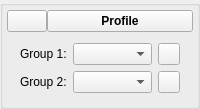
              <widget class="QGroupBox" name="groupGroupProfile">
               <property name="title">
                <string/>
               </property>
               <property name="flat">
                <bool>false</bool>
               </property>
               <layout class="QVBoxLayout" name="verticalLayout_15">
                <property name="spacing">
                 <number>2</number>
                </property>
                <property name="margin">
                 <number>4</number>
                </property>
                <item>
                 <layout class="QHBoxLayout" name="horizontalLayout_25">
                  <property name="spacing">
                   <number>0</number>
                  </property>
                  <item>
                   <widget class="QPushButton" name="btnGroupProfileArrow">
                    <property name="text">
                     <string/>
                    </property>
                    <property name="icon">
                     <iconset>
                      <normaloff>icons/downArrow.png</normaloff>icons/downArrow.png</iconset>
                    </property>
                   </widget>
                  </item>
                  <item>
                   <widget class="QPushButton" name="btnGroupProfileTab">
                    <property name="sizePolicy">
                     <sizepolicy hsizetype="Expanding" vsizetype="Fixed">
                      <horstretch>1</horstretch>
                      <verstretch>0</verstretch>
                     </sizepolicy>
                    </property>
                    <property name="minimumSize">
                     <size>
                      <width>0</width>
                      <height>0</height>
                     </size>
                    </property>
                    <property name="maximumSize">
                     <size>
                      <width>16777215</width>
                      <height>16777215</height>
                     </size>
                    </property>
                    <property name="baseSize">
                     <size>
                      <width>0</width>
                      <height>0</height>
                     </size>
                    </property>
                    <property name="font">
                     <font>
                      <weight>75</weight>
                      <italic>false</italic>
                      <bold>true</bold>
                     </font>
                    </property>
                    <property name="text">
                     <string>Profile</string>
                    </property>
                    <property name="flat">
                     <bool>false</bool>
                    </property>
                   </widget>
                  </item>
                 </layout>
                </item>
                <item>
                 <widget class="QWidget" name="widgetGroupProfile" native="true">
                  <property name="sizePolicy">
                   <sizepolicy hsizetype="Preferred" vsizetype="Preferred">
                    <horstretch>0</horstretch>
                    <verstretch>1</verstretch>
                   </sizepolicy>
                  </property>
                  <layout class="QVBoxLayout" name="verticalLayout_16">
                   <item>
                    <layout class="QFormLayout" name="formLayout_4">
                     <property name="fieldGrowthPolicy">
                      <enum>QFormLayout::AllNonFixedFieldsGrow</enum>
                     </property>
                     <property name="leftMargin">
                      <number>4</number>
                     </property>
                     <property name="rightMargin">
                      <number>4</number>
                     </property>
                     <item row="0" column="0">
                      <widget class="QLabel" name="label_19">
                       <property name="text">
                        <string>Group 1:</string>
                       </property>
                      </widget>
                     </item>
                     <item row="0" column="1">
                      <layout class="QHBoxLayout" name="horizontalLayout_9">
                       <property name="spacing">
                        <number>6</number>
                       </property>
                       <property name="bottomMargin">
                        <number>0</number>
                       </property>
                       <item>
                        <widget class="QComboBox" name="cboGroup1">
                         <property name="sizePolicy">
                          <sizepolicy hsizetype="Expanding" vsizetype="Fixed">
                           <horstretch>0</horstretch>
                           <verstretch>0</verstretch>
                          </sizepolicy>
                         </property>
                         <property name="insertPolicy">
                          <enum>QComboBox::InsertAtBottom</enum>
                         </property>
                         <property name="sizeAdjustPolicy">
                          <enum>QComboBox::AdjustToContents</enum>
                         </property>
                        </widget>
                       </item>
                       <item>
                        <widget class="QPushButton" name="btnGroup1Colour">
                         <property name="sizePolicy">
                          <sizepolicy hsizetype="Fixed" vsizetype="Fixed">
                           <horstretch>0</horstretch>
                           <verstretch>0</verstretch>
                          </sizepolicy>
                         </property>
                         <property name="minimumSize">
                          <size>
                           <width>22</width>
                           <height>22</height>
                          </size>
                         </property>
                         <property name="maximumSize">
                          <size>
                           <width>22</width>
                           <height>22</height>
                          </size>
                         </property>
                         <property name="text">
                          <string/>
                         </property>
                        </widget>
                       </item>
                      </layout>
                     </item>
                     <item row="1" column="0">
                      <widget class="QLabel" name="label_20">
                       <property name="text">
                        <string>Group 2:</string>
                       </property>
                      </widget>
                     </item>
                     <item row="1" column="1">
                      <layout class="QHBoxLayout" name="horizontalLayout_26">
                       <item>
                        <widget class="QComboBox" name="cboGroup2">
                         <property name="sizePolicy">
                          <sizepolicy hsizetype="Expanding" vsizetype="Fixed">
                           <horstretch>0</horstretch>
                           <verstretch>0</verstretch>
                          </sizepolicy>
                         </property>
                         <property name="insertPolicy">
                          <enum>QComboBox::InsertAtBottom</enum>
                         </property>
                         <property name="sizeAdjustPolicy">
                          <enum>QComboBox::AdjustToContents</enum>
                         </property>
                        </widget>
                       </item>
                       <item>
                        <widget class="QPushButton" name="btnGroup2Colour">
                         <property name="sizePolicy">
                          <sizepolicy hsizetype="Fixed" vsizetype="Fixed">
                           <horstretch>0</horstretch>
                           <verstretch>0</verstretch>
                          </sizepolicy>
                         </property>
                         <property name="minimumSize">
                          <size>
                           <width>22</width>
                           <height>22</height>
                          </size>
                         </property>
                         <property name="maximumSize">
                          <size>
                           <width>22</width>
                           <height>22</height>
                          </size>
                         </property>
                         <property name="text">
                          <string/>
                         </property>
                        </widget>
                       </item>
                      </layout>
                     </item>
                    </layout>
                   </item>
                  </layout>
                 </widget>
                </item>
               </layout>
              </widget>
